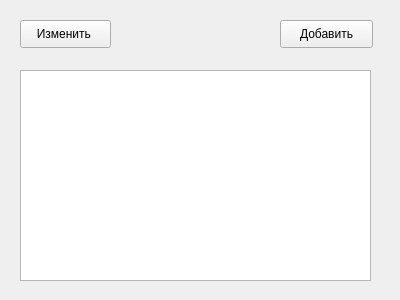
<?xml version="1.0" encoding="UTF-8"?>
<ui version="4.0">
 <class>Form</class>
 <widget class="QWidget" name="Form">
  <property name="geometry">
   <rect>
    <x>0</x>
    <y>0</y>
    <width>400</width>
    <height>300</height>
   </rect>
  </property>
  <property name="windowTitle">
   <string>Form</string>
  </property>
  <widget class="QTableWidget" name="tableWidget">
   <property name="geometry">
    <rect>
     <x>20</x>
     <y>70</y>
     <width>351</width>
     <height>211</height>
    </rect>
   </property>
  </widget>
  <widget class="QPushButton" name="pushButton">
   <property name="geometry">
    <rect>
     <x>20</x>
     <y>20</y>
     <width>91</width>
     <height>28</height>
    </rect>
   </property>
   <property name="text">
    <string>Изменить </string>
   </property>
  </widget>
  <widget class="QPushButton" name="pushButton_2">
   <property name="geometry">
    <rect>
     <x>280</x>
     <y>20</y>
     <width>93</width>
     <height>28</height>
    </rect>
   </property>
   <property name="text">
    <string>Добавить</string>
   </property>
  </widget>
 </widget>
 <resources/>
 <connections/>
</ui>
